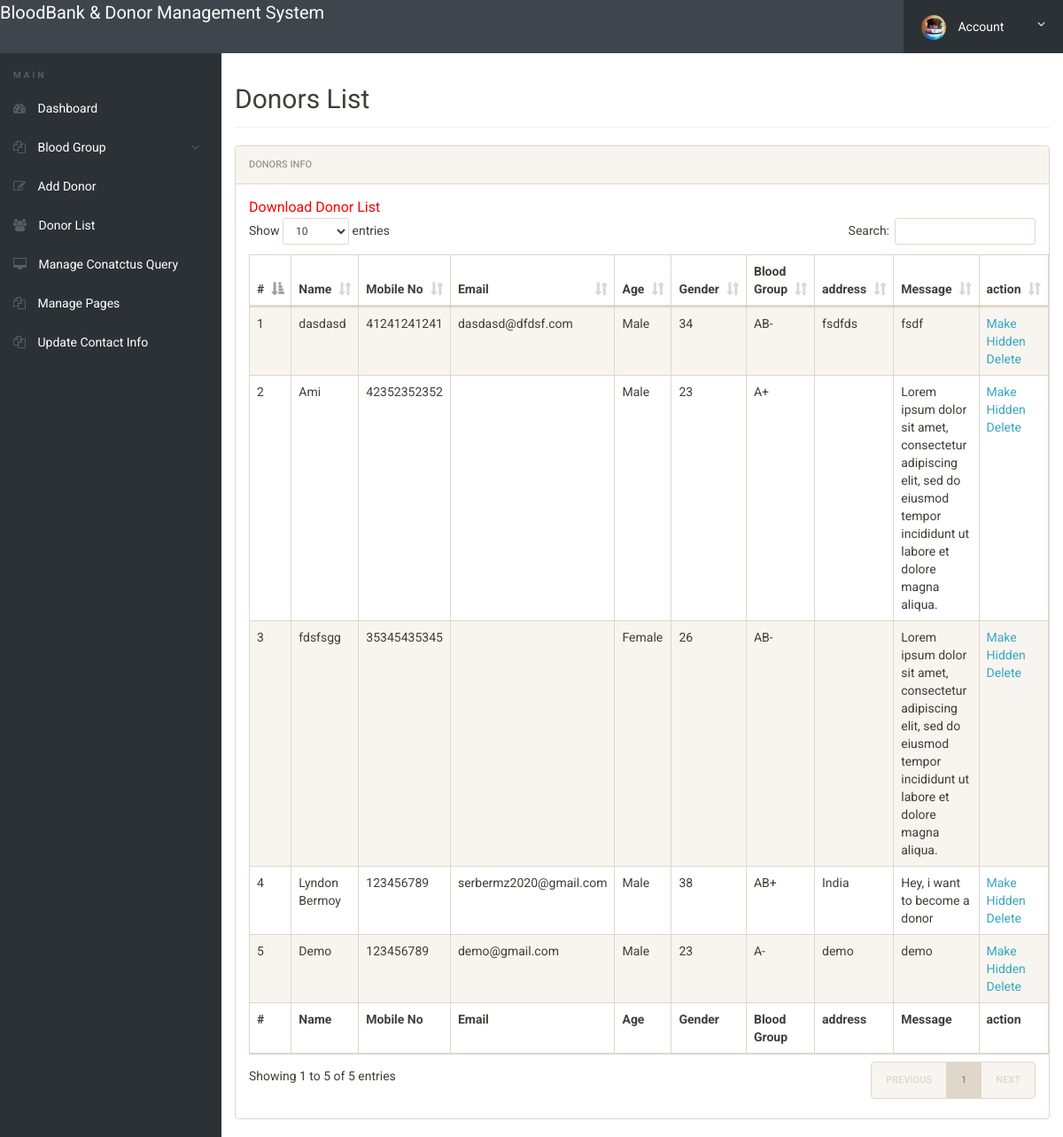
Before: /bbdms/admin/donor-list.php (signed in) with the older database file.
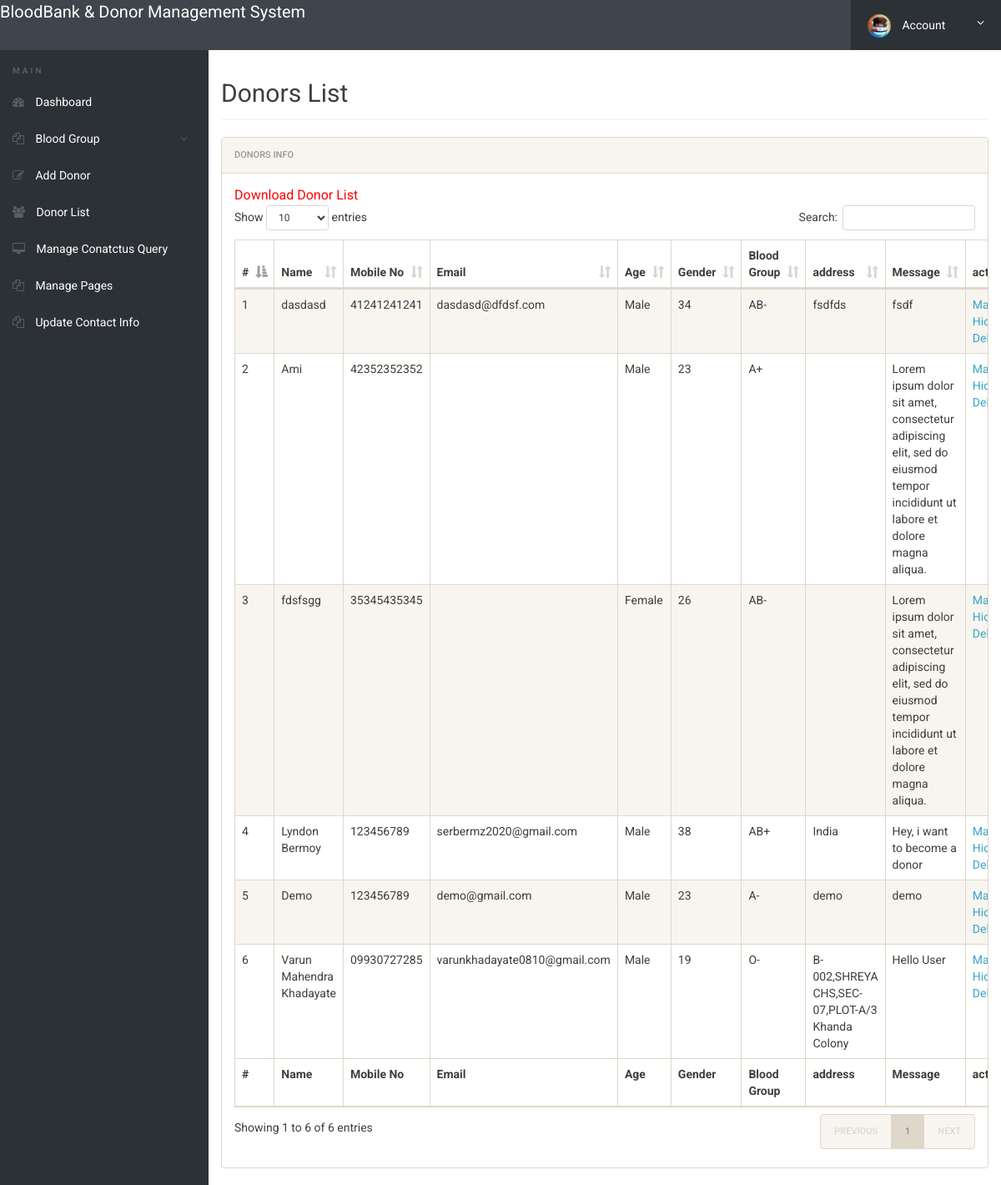
After: the same page with the newer database file.
### tables this page shows
CREATE TABLE `tblblooddonars` (
  `id` int(11) NOT NULL,
  `FullName` varchar(100) DEFAULT NULL,
  `MobileNumber` char(11) DEFAULT NULL,
  `EmailId` varchar(100) DEFAULT NULL,
  `Gender` varchar(20) DEFAULT NULL,
  `Age` int(11) DEFAULT NULL,
  `BloodGroup` varchar(20) DEFAULT NULL,
  `Address` varchar(255) DEFAULT NULL,
  `Message` mediumtext DEFAULT NULL,
  `PostingDate` timestamp NOT NULL DEFAULT current_timestamp(),
  `status` int(1) DEFAULT NULL
);

### bbdms/admin/donor-list.php (the view, shortened to what this page needs)
<?php
include('includes/config.php');
if(strlen($_SESSION['alogin'])==0)
	{
header('location:index.php');
}
else{
 ?>
<!doctype html>
<html lang="en" class="no-js">
<head>
	<link rel="stylesheet" href="css/font-awesome.min.css">
	<link rel="stylesheet" href="css/bootstrap.min.css">
	<link rel="stylesheet" href="css/dataTables.bootstrap.min.css">
	<link rel="stylesheet" href="css/bootstrap-social.css">
	<link rel="stylesheet" href="css/bootstrap-select.css">
	<link rel="stylesheet" href="css/fileinput.min.css">
	<link rel="stylesheet" href="css/awesome-bootstrap-checkbox.css">
	<link rel="stylesheet" href="css/style.css">
</head>
<body>
	<?php include('includes/header.php');?>
	<div class="ts-main-content">
		<?php include('includes/leftbar.php');?>
		<div class="content-wrapper">
			<div class="container-fluid">
				<div class="row">
					<div class="col-md-12">
						<h2 class="page-title">Donors List</h2>
						<div class="panel panel-default">
							<div class="panel-heading">Donors Info</div>
							<div class="panel-body">
				<a href="download-records.php" style="color:red; font-size:16px;">Download Donor List</a>
								<table id="zctb" class="display table table-striped table-bordered table-hover" cellspacing="0" width="100%">
									<thead>
										<tr>
										<th>#</th>
											<th>Name</th>
											<th>Mobile No</th>
											<th>Email</th>
											<th>Age</th>
											<th>Gender</th>
											<th>Blood Group</th>
											<th>address</th>
											<th>Message </th>
											<th>action </th>
										</tr>
									</thead>
									<tfoot>
										<tr>
										<th>#</th>
										<th>Name</th>
											<th>Mobile No</th>
											<th>Email</th>
											<th>Age</th>
											<th>Gender</th>
											<th>Blood Group</th>
											<th>address</th>
											<th>Message </th>
											<th>action </th>
										</tr>
									</tfoot>
									<tbody>
<?php $sql = "SELECT * from  tblblooddonars ";
$query = $dbh -> prepare($sql);
$query->execute();
$results=$query->fetchAll(PDO::FETCH_OBJ);
$cnt=1;
if($query->rowCount() > 0)
{
foreach($results as $result)
{				?>
										<tr>
											<td><?php echo htmlentities($cnt);?></td>
											<td><?php echo htmlentities($result->FullName);?></td>
											<td><?php echo htmlentities($result->MobileNumber);?></td>
											<td><?php echo htmlentities($result->EmailId);?></td>
											<td><?php echo htmlentities($result->Gender);?></td>
											<td><?php echo htmlentities($result->Age);?></td>
											<td><?php echo htmlentities($result->BloodGroup);?></td>
											<td><?php echo htmlentities($result->Address);?></td>
											<td><?php echo htmlentities($result->Message);?></td>
										<td>
<?php if($result->status==1)
{?>
<a href="donor-list.php?hidden=<?php echo htmlentities($result->id);?>" onclick="return confirm('Do you really want to hiidden this detail')"> Make Hidden</a>
<?php } else {?>
<a href="donor-list.php?public=<?php echo htmlentities($result->id);?>" onclick="return confirm('Do you really want to Public this detail')"> Make Public</a>
<?php } ?>
<a href="donor-list.php?del=<?php echo htmlentities($result->id);?>" onclick="return confirm('Do you really want to delete this record')"> Delete</a>
</td>
										</tr>
										<?php $cnt=$cnt+1; }} ?>
									</tbody>
								</table>
							</div>
						</div>
					</div>
				</div>
			</div>
		</div>
	</div>
</body>
</html>
<?php } ?>

Changed rows visible on the page:
added tblblooddonars: FullName "Varun Mahendra Khadayate", MobileNumber "09930727285", EmailId "varunkhadayate0810@gmail.com", Gender "Male", Age "19", BloodGroup "O-", Address "B-002,SHREYA CHS,SEC-07,PLOT-A/3 Khanda Colony", Message "Hello User"
Other visible differences:
text written by a page script: "Show entries Search: Showing 1 to 5 of 5 entries PREVIOUS 1 NEXT" → "Show entries Search: Showing 1 to 6 of 6 entries PREVIOUS 1 NEXT"
